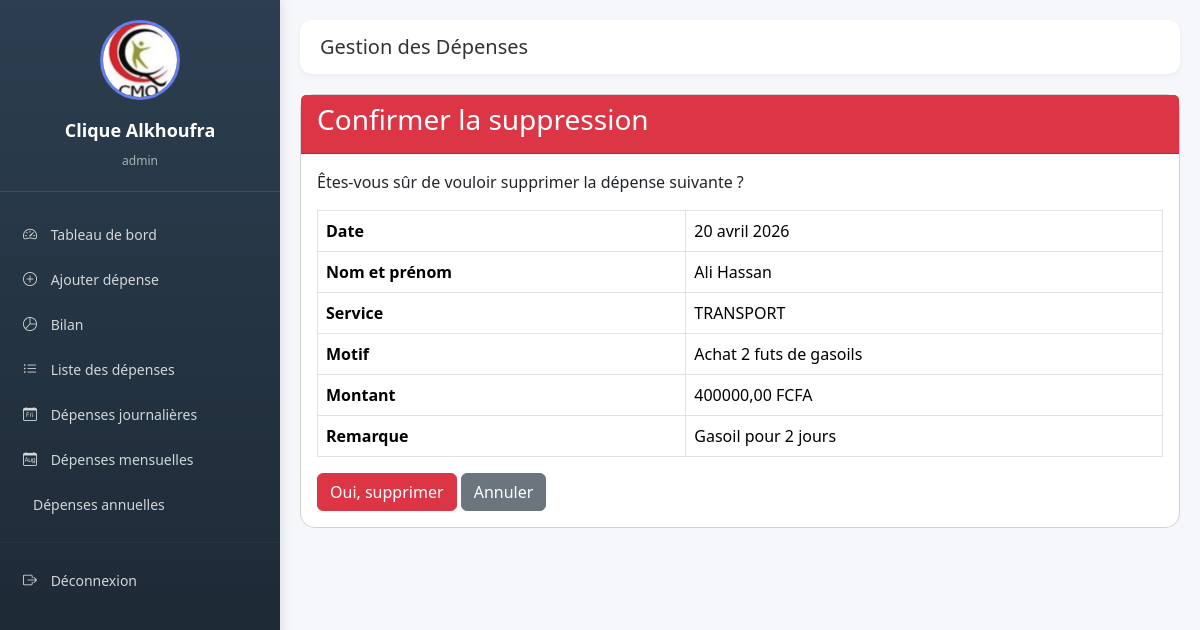
Page /supprimer/1/ (signed in) on the earlier database version.
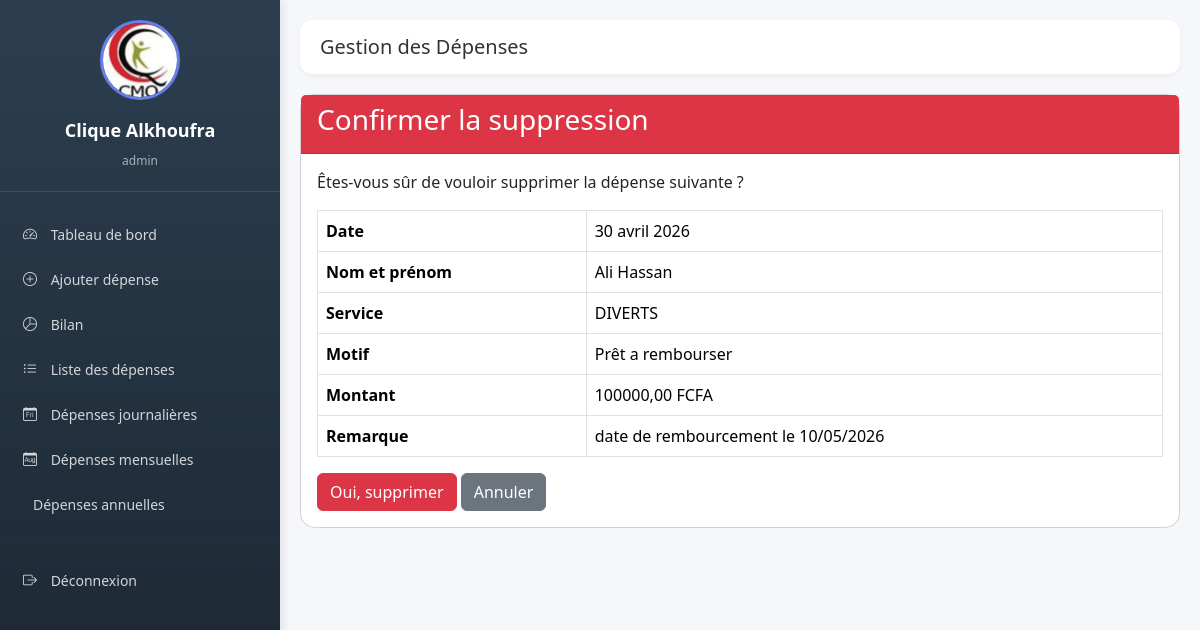
Same page on the later database version.
### depenses/models.py (models this page shows, shortened)
class Depense(models.Model):
    SERVICES = [
        ('SERVICE_CLINIQUE', 'Service Clinique'),
        ('LABORATOIRE', 'Laboratoire'),
        ('CHIRURGIE_INFIRMERIE', 'Chirurgie et Infirmerie'),
        ('CARBURANT', 'Carburant'),
        ('MAINTENANCE', 'Maintenance'),
        ('LOCATION', 'Location'),
        ('CAMPUS_MEDECIN', 'Campus Médecin'),
        ('TAXES', 'Taxes'),
        ('SALAIRE', 'Salaire'),
        ('RECEPTION', 'Réception'),
        ('HYGIENE', 'Hygiène'),
        ('AUTRES', 'Autres'),
    ]
    date = models.DateField(default=timezone.now)
    nom_prenom = models.CharField(max_length=200, verbose_name="Nom et prénom")
    service = models.CharField(max_length=50, choices=SERVICES, default='AUTRES')
    motif_depense = models.TextField(verbose_name="Motif de la dépense")
    montant = models.DecimalField(max_digits=10, decimal_places=2)
    remarque = models.TextField(blank=True, null=True)
    nom_utilisateur = models.ForeignKey(User, on_delete=models.CASCADE)
    created_at = models.DateTimeField(auto_now_add=True)
    updated_at = models.DateTimeField(auto_now=True)
    justificatif = models.FileField(
        upload_to=upload_justificatif_path,
        verbose_name="Justificatif (facture, reçu)",
        blank=True,
        null=True,
        help_text="Formats acceptés: PDF, JPG, PNG, JPEG (max 5MB)"
    )
    justificatif_nom = models.CharField(max_length=255, blank=True, null=True)
    class Meta:
        ordering = ['-date']
        verbose_name = "Dépense"
        verbose_name_plural = "Dépenses"

### depenses/views.py (the view)
# urls.py: path('supprimer/<int:pk>/', views.supprimer_depense, name='supprimer_depense'),
@login_required
def supprimer_depense(request, pk):
    depense = get_object_or_404(Depense, pk=pk, nom_utilisateur=request.user)
    if request.method == 'POST':
        depense.delete()
        messages.success(request, "Dépense supprimée avec succès.")
        return redirect('liste_depenses')
    return render(request, 'depenses/supprimer_depense.html', {'depense': depense})

### depenses/templates/depenses/supprimer_depense.html (shortened to what this page needs)
{% extends 'depenses/base.html' %}
{% block content %}
<div class="card">
    <div class="card-header bg-danger text-white">
        <h3>Confirmer la suppression</h3>
    </div>
    <div class="card-body">
        <p>Êtes-vous sûr de vouloir supprimer la dépense suivante ?</p>
        <table class="table table-bordered">
            <tr>
                <th>Date</th>
                <td>{{ depense.date }}</td>
            </tr>
            <tr>
                <th>Nom et prénom</th>
                <td>{{ depense.nom_prenom }}</td>
            </tr>
            <tr>
                <th>Service</th>
                <td>{{ depense.get_service_display }}</td>
            </tr>
            <tr>
                <th>Motif</th>
                <td>{{ depense.motif_depense }}</td>
            </tr>
            <tr>
                <th>Montant</th>
                <td>{{ depense.montant }} FCFA</td>
            </tr>
            <tr>
                <th>Remarque</th>
                <td>{{ depense.remarque|default:"-" }}</td>
            </tr>
        </table>
        <form method="post">
            <button type="submit" class="btn btn-danger">Oui, supprimer</button>
            <a href="{% url 'liste_depenses' %}" class="btn btn-secondary">Annuler</a>
        </form>
    </div>
</div>
{% endblock %}

Differences in the rows shown:
changed Depense "Ali Hassan": date "20 avril 2026" → "30 avril 2026"; service "TRANSPORT" → "DIVERTS"; motif_depense "Achat 2 futs de gasoils" → "Prêt a rembourser"; montant "400000,00" → "100000,00"; remarque "Gasoil pour 2 jours" → "date de rembourcement le 10/05/2026"
